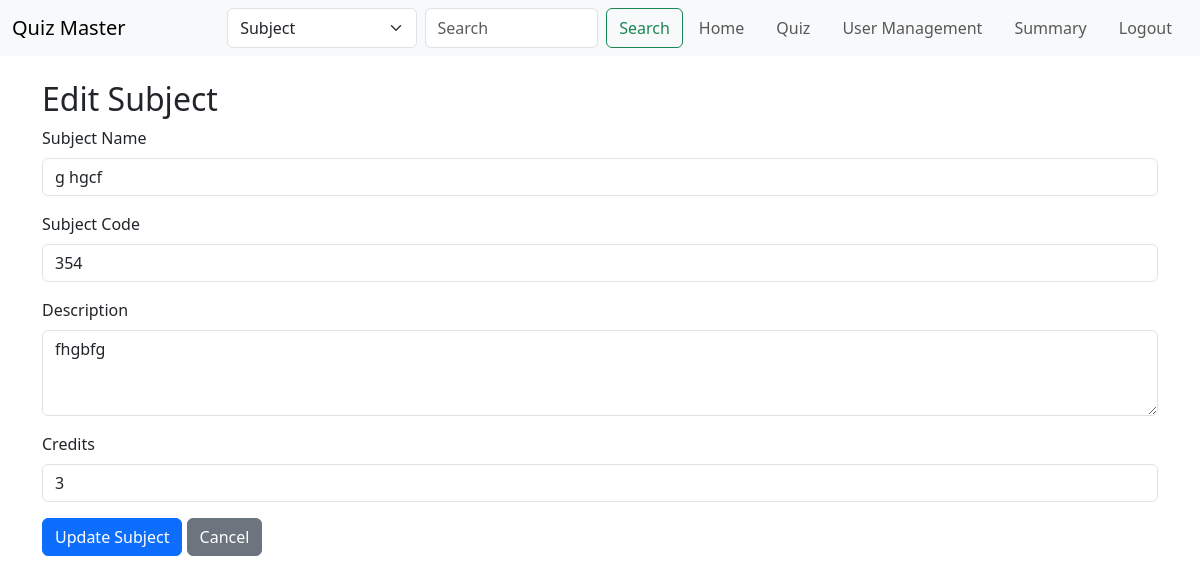
The page /edit_subject?subject_id=3 (signed in) on the database as committed earlier.
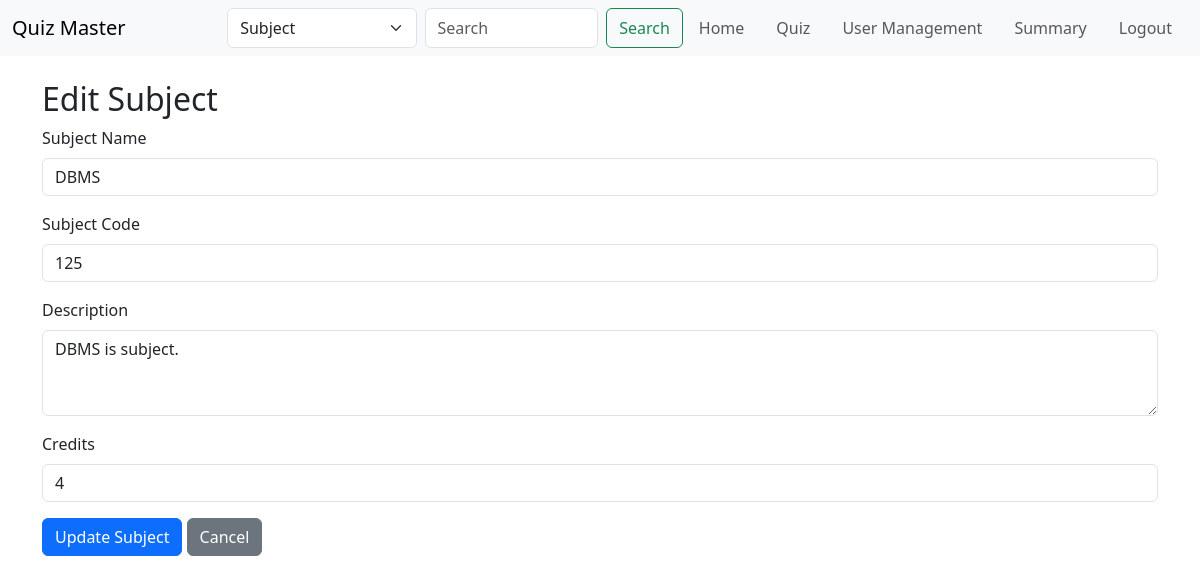
The same page on the database as committed later.
### models.py (models this page shows)
class Subject(db.Model):
    __tablename__ = 'subject'
    id = db.Column(db.Integer, primary_key=True, autoincrement=True)
    subject_name = db.Column(db.String(32), unique=True, nullable=False)
    subject_code = db.Column(db.String(32), unique=True, nullable=False)
    subject_description = db.Column(db.String(512), nullable=True)
    subject_credit = db.Column(db.String(80), nullable=False)

### routes.py (the view)
@app.route('/edit_subject')
@auth_required
@admin_required
def edit_subject():
    subject_id = request.args.get('subject_id')
    subject = Subject.query.get(subject_id)
    return render_template('edit_subject.html', subject=subject)

### routes.py (called while the page is built)
def auth_required(func):
    @wraps(func)
    def inner(*args, **kwargs):
        if 'user_id' not in session:
            flash('Please login to continue')
            return redirect(url_for('login'))
        return func(*args, **kwargs)
    return inner

def admin_required(f):
    @wraps(f)
    def decorated_function(*args, **kwargs):
        if session.get('is_admin') == False:
            flash("Access Denied: Admins Only", "danger")
            return redirect(url_for('index'))  # Redirect to home if not admin
        return f(*args, **kwargs)
    return decorated_function

### templates/edit_subject.html
{% extends 'layout.html' %}
{% block content %}
<div class="container mt-4">
    <h2>Edit Subject</h2>
    <form method="POST" action="{{ url_for('edit_subject', subject_id=subject.id) }}">
        <div class="mb-3">
            <label for="subject_name" class="form-label">Subject Name</label>
            <input type="text" class="form-control" id="subject_name" name="subject_name" value="{{ subject.subject_name }}" required>
        </div>
        <div class="mb-3">
            <label for="subject_code" class="form-label">Subject Code</label>
            <input type="text" class="form-control" id="subject_code" name="subject_code" value="{{ subject.subject_code }}" required>
        </div>
        <div class="mb-3">
            <label for="subject_description" class="form-label">Description</label>
            <textarea class="form-control" id="subject_description" name="subject_description" rows="3" required>{{ subject.subject_description }}</textarea>
        </div>
        <div class="mb-3">
            <label for="subject_credit" class="form-label">Credits</label>
            <input type="number" class="form-control" id="subject_credit" name="subject_credit" value="{{ subject.subject_credit }}" required>
        </div>
        <button type="submit" class="btn btn-primary">Update Subject</button>
        <a href="{{ url_for('admin_home') }}" class="btn btn-secondary">Cancel</a>
    </form>
</div>
{% endblock %}

Rows that differ between the two databases and show on the page:
changed Subject: subject_name "g hgcf" → "DBMS"; subject_code "354" → "125"; subject_description "fhgbfg" → "DBMS is subject."; subject_credit "3" → "4"
